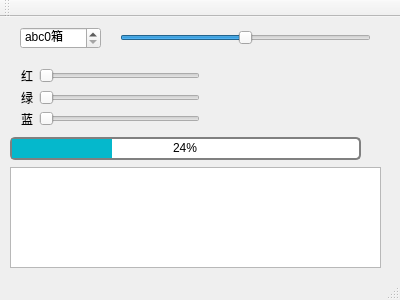
<?xml version="1.0" encoding="UTF-8"?>
<ui version="4.0">
 <class>MainWindow</class>
 <widget class="QMainWindow" name="MainWindow">
  <property name="geometry">
   <rect>
    <x>0</x>
    <y>0</y>
    <width>400</width>
    <height>300</height>
   </rect>
  </property>
  <property name="windowTitle">
   <string>MainWindow</string>
  </property>
  <widget class="QWidget" name="centralWidget">
   <widget class="QSpinBox" name="spinBox">
    <property name="geometry">
     <rect>
      <x>20</x>
      <y>10</y>
      <width>81</width>
      <height>22</height>
     </rect>
    </property>
    <property name="suffix">
     <string>箱</string>
    </property>
    <property name="prefix">
     <string>abc</string>
    </property>
   </widget>
   <widget class="QTextEdit" name="textEdit">
    <property name="geometry">
     <rect>
      <x>10</x>
      <y>150</y>
      <width>371</width>
      <height>101</height>
     </rect>
    </property>
   </widget>
   <widget class="QSlider" name="horizontalSlider">
    <property name="geometry">
     <rect>
      <x>120</x>
      <y>10</y>
      <width>251</width>
      <height>22</height>
     </rect>
    </property>
    <property name="minimum">
     <number>-100</number>
    </property>
    <property name="maximum">
     <number>100</number>
    </property>
    <property name="orientation">
     <enum>Qt::Horizontal</enum>
    </property>
   </widget>
   <widget class="QProgressBar" name="progressBar">
    <property name="geometry">
     <rect>
      <x>10</x>
      <y>120</y>
      <width>351</width>
      <height>23</height>
     </rect>
    </property>
    <property name="styleSheet">
     <string notr="true">QProgressBar {
   border: 2px solid grey;
   border-radius: 5px;
   background-color: #FFFFFF;
}
 
QProgressBar::chunk {
   background-color: #05B8CC;
   width: 20px;
}
 
QProgressBar {
   border: 2px solid grey;
   border-radius: 5px;
   text-align: center;
}</string>
    </property>
    <property name="value">
     <number>24</number>
    </property>
    <property name="orientation">
     <enum>Qt::Horizontal</enum>
    </property>
    <property name="invertedAppearance">
     <bool>false</bool>
    </property>
   </widget>
   <widget class="QWidget" name="">
    <property name="geometry">
     <rect>
      <x>10</x>
      <y>40</y>
      <width>201</width>
      <height>80</height>
     </rect>
    </property>
    <layout class="QGridLayout" name="gridLayout">
     <item row="0" column="0">
      <widget class="QLabel" name="label">
       <property name="text">
        <string>红</string>
       </property>
      </widget>
     </item>
     <item row="0" column="1">
      <widget class="QSlider" name="horizontalSlider_2">
       <property name="maximum">
        <number>255</number>
       </property>
       <property name="orientation">
        <enum>Qt::Horizontal</enum>
       </property>
      </widget>
     </item>
     <item row="1" column="0">
      <widget class="QLabel" name="label_2">
       <property name="text">
        <string>绿</string>
       </property>
      </widget>
     </item>
     <item row="1" column="1">
      <widget class="QSlider" name="horizontalSlider_3">
       <property name="maximum">
        <number>255</number>
       </property>
       <property name="orientation">
        <enum>Qt::Horizontal</enum>
       </property>
      </widget>
     </item>
     <item row="2" column="0">
      <widget class="QLabel" name="label_3">
       <property name="text">
        <string>蓝</string>
       </property>
      </widget>
     </item>
     <item row="2" column="1">
      <widget class="QSlider" name="horizontalSlider_4">
       <property name="maximum">
        <number>255</number>
       </property>
       <property name="orientation">
        <enum>Qt::Horizontal</enum>
       </property>
      </widget>
     </item>
    </layout>
   </widget>
  </widget>
  <widget class="QMenuBar" name="menuBar">
   <property name="geometry">
    <rect>
     <x>0</x>
     <y>0</y>
     <width>400</width>
     <height>23</height>
    </rect>
   </property>
  </widget>
  <widget class="QToolBar" name="mainToolBar">
   <attribute name="toolBarArea">
    <enum>TopToolBarArea</enum>
   </attribute>
   <attribute name="toolBarBreak">
    <bool>false</bool>
   </attribute>
  </widget>
  <widget class="QStatusBar" name="statusBar"/>
 </widget>
 <layoutdefault spacing="6" margin="11"/>
 <resources/>
 <connections/>
</ui>
